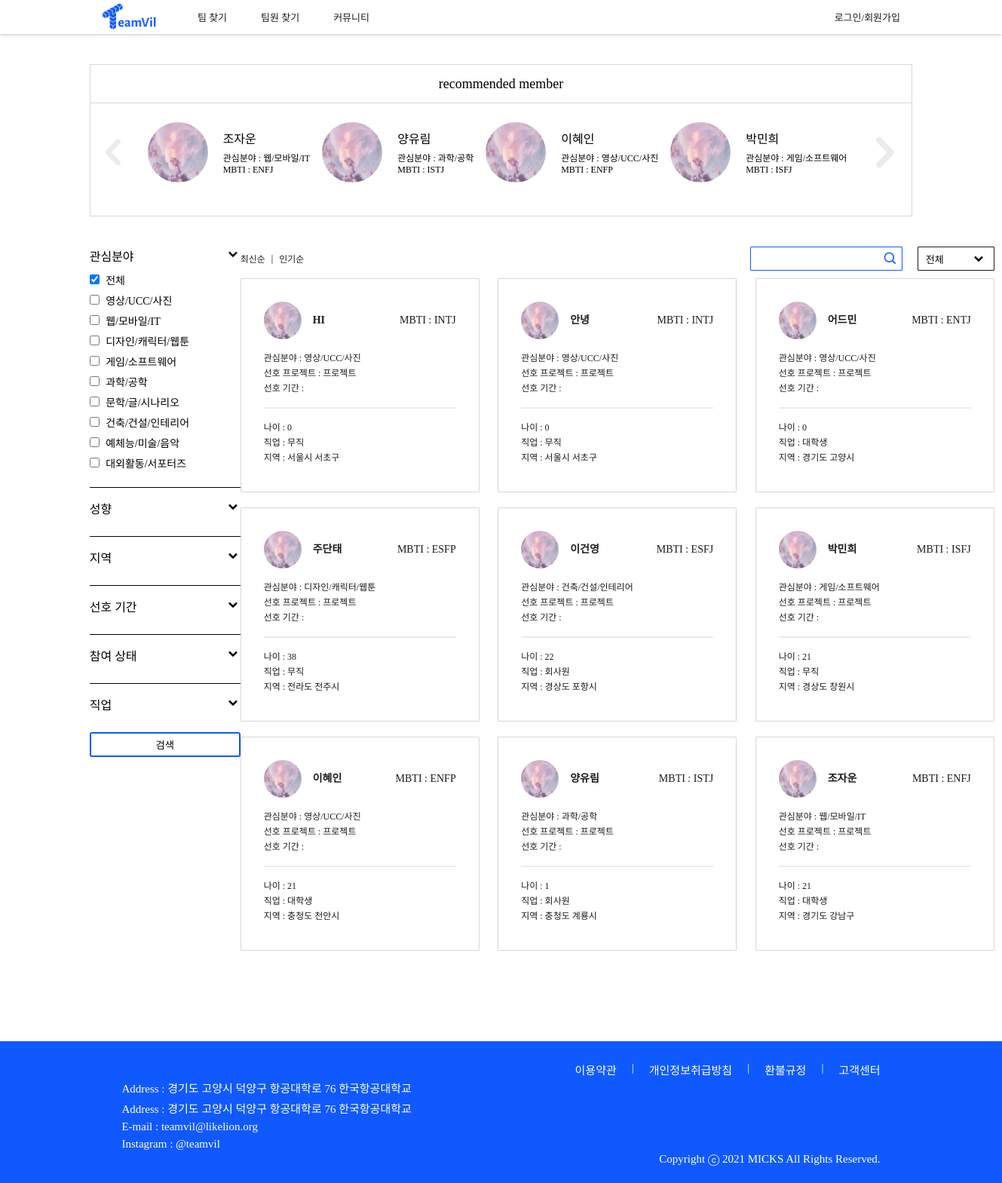
/member/member_search_back_cloud/, run on an earlier commit of the app's database.
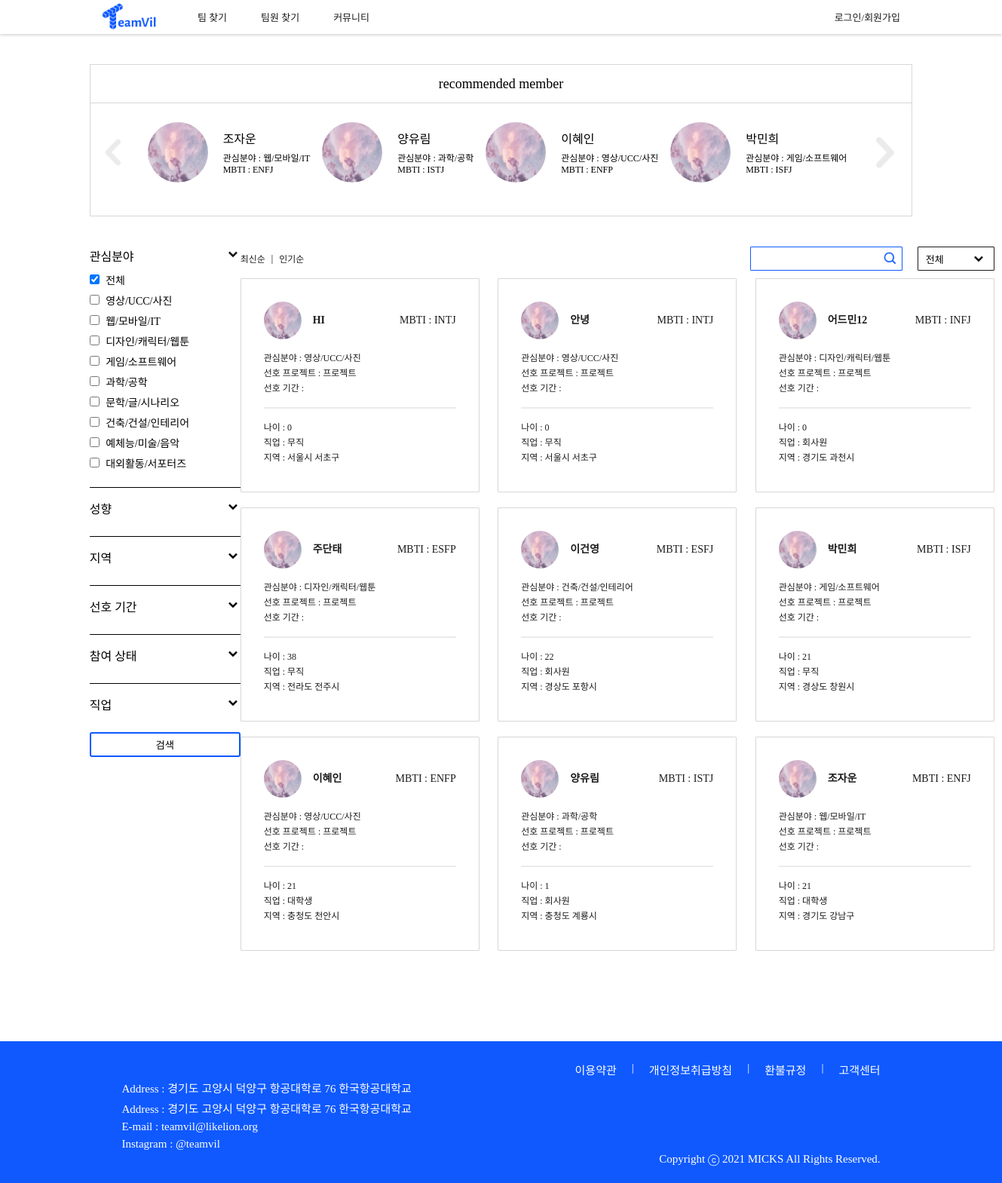
And on a later commit of the database.
### account/models.py (models this page shows, shortened)
class Profile(models.Model):
    user_id = models.ForeignKey(User, on_delete = models.CASCADE, db_column="user_id")
    name = models.CharField(max_length=25)
    mbti_id = models.ForeignKey(Mbti, on_delete = models.CASCADE, db_column="mbti_id")
    mbti_detail = models.CharField(max_length=100, null=True)
    email = models.CharField(max_length=45)
    phone = models.CharField(max_length=15)
    birthday = models.DateField()
    region1_id = models.ForeignKey(Region1, on_delete = models.CASCADE, db_column="region1_id")
    region2_id = models.ForeignKey(Region2, on_delete = models.CASCADE, db_column="region2_id")
    openPhone = models.IntegerField()
    openEmail = models.IntegerField()
    term_id = models.ForeignKey(Term, on_delete = models.CASCADE, db_column="term_id")
    field1_id = models.ForeignKey(Field1, on_delete = models.CASCADE, db_column="field1_id")
    field2 = models.CharField(max_length=20)
    state = models.IntegerField()
    job_id = models.ForeignKey(Job, on_delete = models.CASCADE, db_column="job_id")
    education_id = models.ForeignKey(Education, on_delete = models.CASCADE, db_column="education_id", null=True)
    isLink = models.IntegerField()
    isFile = models.IntegerField()
    isCarrer = models.IntegerField()
    pr = models.TextField(null=True)
    register = models.DateTimeField(default=timezone.now)
    photo = models.FileField(null=True)
    isReview = models.IntegerField()
    view_cnt = models.IntegerField(default=0)
    submit = models.IntegerField(default=0)

class Mbti(models.Model):
    mbti = models.CharField(max_length=4)
    mbti_cnt = models.IntegerField(default=0)

class Job(models.Model):
    job = models.CharField(max_length=20)

### home/models.py (models this page shows, shortened)
class Field1(models.Model):
    field1 = models.CharField(max_length=20)

class Region2(models.Model):
    region1_id = models.ForeignKey(Region1, on_delete = models.CASCADE, db_column="region1_id")
    region2 = models.CharField(max_length=20)

class Region1(models.Model):
    region1 = models.CharField(max_length=20)

### account/views.py (the view)
# urls.py: path('member_search_back_cloud/', views.member_search_back_cloud, name = "member_search_back_cloud"),
def member_search_back_cloud(request):
    profiles = Profile.objects.all().order_by('-register')
    profiles_reg = Profile.objects.all().order_by('id')[:4]
    field1 = Field1.objects.all() # 대분야 (ex IT)
    mbti = Mbti.objects.all()
    region2 = Region2.objects.all() # ~시 (서울만 ~구)
    term = Term.objects.all()
    job = Job.objects.all()
    return render(request, "member_search_back_cloud.html", {'profiles':profiles, "field1s":field1, "mbtis" : mbti,
                                                    "region2s": region2, "terms": term, "jobs": job, "profiles_reg":profiles_reg})

### teamvil/templatetags/custom_tags.py (called while the page is built)
@register.simple_tag
def getAge(birthday):
    now = int(datetime.datetime.today().year)
    birthday = int(birthday.strftime('%Y'))
    return now - birthday

### account/templates/member_search_back_cloud.html (shortened to what the changed rows need)
<!DOCTYPE html>
<html lang="en">
{% load static %}
{% load custom_tags %}
<head>
    <link rel="stylesheet" href="{% static 'css/base.css' %}">
    <link rel="stylesheet" href="{% static 'css/member_search.css' %}">
</head>
<body>
    <section class="member_search-container margin">
        <main>
            <div class="member_search-member-container">
                {% for profile in profiles %}
                    <a href="{% url 'member_detail' profile.id %}">
                        <article class="member_search-member-item">
                            <div class="member_search-member-profile-container">
                                <div class="member_search-member-name-container">
                                    <img class="member_search-member-image" src="{% static 'image/cloud.jpg' %}" alt="">
                                    <p class="spoqa-bold">{{profile.name}}</p>
                                </div>
                                <p class="spoqa-medium">MBTI : {{profile.mbti_id.mbti}}</p>
                            </div>
                            <p class="spoqa-medium">관심분야 : {{profile.field1_id.field1}}</p>
                            <p class="spoqa-medium">선호 프로젝트 :
                                {% if profile.type == 0 %}
                                    창업
                                {% elif profile.type == 1 %}
                                    공모전
                                {% else %}
                                    프로젝트
                                {% endif %}
                            </p>
                            <p class="spoqa-medium">선호 기간 : </p>
                            <hr>
                            <p class="spoqa-regular">나이 : {% getAge profile.birthday %}</p>
                            <p class="spoqa-regular">직업 : {{ profile.job_id.job }}</p>
                            <p class="spoqa-regular">지역 : {{ profile.region1_id.region1 }} {{ profile.region2_id.region2 }}</p>
                        </article>
                    </a>
                {% endfor %}
            </div>
        </main>
    </section>
</body>
</html>

What changed in the data, as far as the page shows it:
changed Profile: name "어드민" → "어드민12"; mbti_id.mbti "ENTJ" → "INFJ"; field1_id.field1 "영상/UCC/사진" → "디자인/캐릭터/웹툰"; job_id.job "대학생" → "회사원"; region2_id.region2 "고양시" → "과천시"
